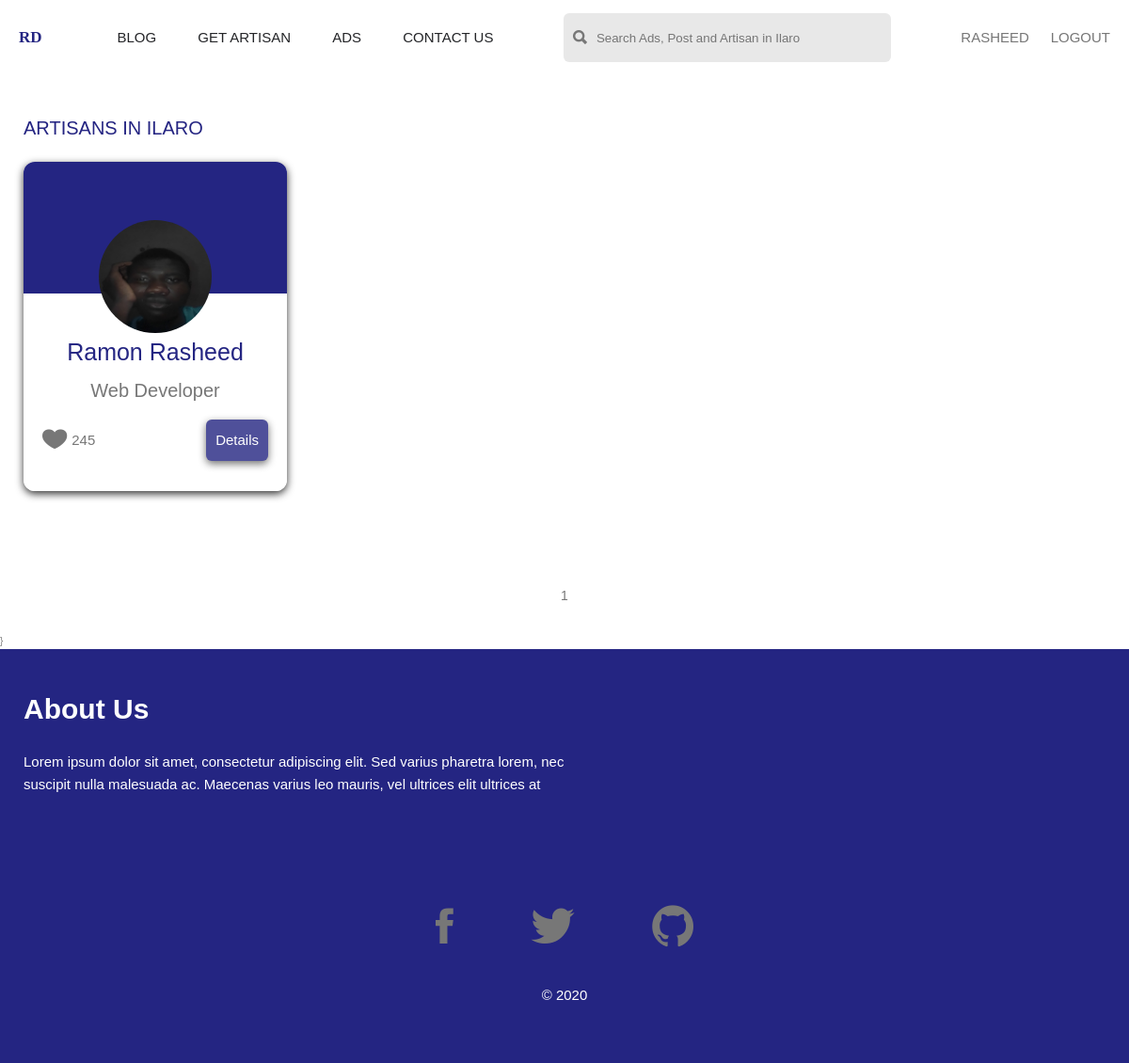
Page /artisans/ (signed in) on the committed database.
### myAuth/models.py (models this page shows, shortened)
class MyUser(AbstractBaseUser):
    id = models.UUIDField(primary_key=True, default=uuid.uuid4, editable=False)
    email = models.EmailField(verbose_name="email", max_length=60, unique=True)
    date_joined = models.DateTimeField(
        verbose_name='date joined', auto_now_add=True)
    last_login = models.DateTimeField(verbose_name='last login', auto_now=True)
    is_admin = models.BooleanField(default=False)
    is_active = models.BooleanField(default=True)
    is_staff = models.BooleanField(default=False)
    is_superuser = models.BooleanField(default=False)
    fullname = models.CharField(max_length=60)
    phone = models.PositiveIntegerField()
    photo = models.ImageField()
    is_artisan = models.BooleanField(default=False)
    USERNAME_FIELD = 'email'
    REQUIRED_FIELDS = ['fullname', 'phone']
    objects = MyUserManager()
    def get_name(self):
        name = self.fullname.split(" ")[1]
        return name

### main/models.py (models this page shows, shortened)
class Artisan(models.Model):
    id = models.UUIDField(primary_key=True, default=uuid.uuid4, editable=False)
    user = models.OneToOneField(MyUser, on_delete=models.CASCADE)
    address = models.CharField(max_length=150)
    about = models.TextField(max_length=1500)
    job = models.CharField(max_length=60)
    rating = models.PositiveIntegerField(default=0, null=True)
    facebook = models.URLField(max_length=50)
    github = models.URLField(max_length=50, null=True)

### main/views.py (the view)
# urls.py: path("artisans/", artisan_view, name="artisan"),
def artisan_view(request):
    if request.user.is_authenticated == True:
        qs = Artisan.objects.exclude(user=request.user)
    else:
        qs = Artisan.objects.all()
    data = []
    for art in qs:
        imgs = GalleryImage.objects.filter(artisan=art.id)
        artisans = {"art": art, "images": imgs}
        data.append(artisans)
        paginator = Paginator(data, 4)
        page = request.GET.get('page')
        allart = paginator.get_page(page)
    context = {
        "data": allart,
    }
    return render(request, 'artisan/allart.html', context)

### razboy/middwares.py (called while the page is built)
def open_access_middleware(get_response):
    def middleware(request):
        response = get_response(request)
        response["Access-Control-Allow-Origin"] = "*"
        response["Access-Control-Allow-Headers"] = "*"
        return response
    return middleware

### templates/artisan/allart.html (shortened to what this page needs)
{% extends 'base.html' %}
{% block r %}r{% endblock r %}
{% block content %}
<div class="artisan-container">
    <h3 class="pages-head">
        Artisans in Ilaro
    </h3>
    <div class="row">
        {% for art in data %}
        <div class="art-card">
            <img src="{{ art.art.user.photo.url }}" alt="Person" class="art-img" />
            <div class="card-body">
                <h3 class="title-art">{{ art.art.user.fullname }}</h3>
                <h4 class="title2">{{ art.art.job }}</h4>
            </div>
            <div class="card-bottom">
                <span>
                    <i class="ion-ios-heart icon-likes"></i>
                    <p class="like-num">245</p>
                </span>
                <a class="btn btn-art" href="{% url 'artisan_details' art.art.id %}">Details</a>
            </div>
        </div>
        {% endfor %}
    </div>
</div>
<div class="pagination">
    {% for num in data.paginator.page_range %}
    {% if data.number == num %}
    <strong class="page">{{ num }}</strong>
    {% elif num > data.number|add:'-3' and num < data.number|add:'3'%}
    <a href="?page={{ num }}" class="page">{{ num }}</a>
    {% endif %}
    {% endfor %}
</div>
{% endblock content %}

### templates/base.html (shortened to what this page needs)
{% load static %}
<!DOCTYPE html>
<html lang="en">
  <head>
    <link rel="stylesheet" href="{% static 'css/ionicons.min.css' %}" />
    <link rel="stylesheet" href="{% static 'css/style.css' %}" />
  </head>
  <body>
    <div class="container{% block r %} Replace This {% endblock r %}">
      <nav class="navigation">
        <div class="logo-box">
          <a class="logo" href="{% url 'home' %}"> RD </a>
        </div>
        <div class="nav-links">
          <a class="links" href="#">Blog</a>
          <a class="links" href="{% url 'artisan' %}">Get Artisan</a>
          <a class="links" href="{% url 'ads' %}">Ads</a>
          <a class="links" href="#contact-section">Contact Us</a>
        </div>
        <form class="search-box">
          <i class="ion-search"></i>
          <input
            type="text"
            placeholder="Search Ads, Post and Artisan in Ilaro"
          />
        </form>
        {% if request.user.is_authenticated %}
          <div class="login-group">
            <a class="" style="font-size: 1.5rem; text-transform: uppercase; margin-right: 2rem;" href="{% url 'login' %}">{{ request.user.get_name }}</a>
            <a class="" style="font-size: 1.5rem; text-transform: uppercase;" href="{% url 'logout' %}">Logout</a>
          </div>
        {% else %}
          <div class="nav-btn-group">
            <a class="nav-btn full" href="{% url 'login' %}">Login</a>
            <a class="nav-btn ghost" href="{% url 'register' %}">Sign Up</a>
          </div>
        {% endif %}
      </nav>
      {% block content %} Replace This {% endblock %}}
      <footer class="footer">
        <div class="footer-box">
          <h2 class="footer-heading">About Us</h2>
          <p class="footer-text">
            Lorem ipsum dolor sit amet, consectetur adipiscing elit. Sed varius
            pharetra lorem, nec suscipit nulla malesuada ac. Maecenas varius leo
            mauris, vel ultrices elit ultrices at
          </p>
        </div>
        <div class="footer-bottom">
          <a class="social" href="#">
            <i class="ion-social-facebook"></i>
          </a>
          <a class="social" href="#">
            <i class="ion-social-twitter"></i>
          </a>
          <a class="social" href="#">
            <i class="ion-social-github"></i>
          </a>
        </div>
        <p class="footer-text copy">
          &copy;
        </p>
      </footer>
    </div>
  </body>
</html>

### static/css/style.css (style rules this page uses)
html { font-size: 62.5%; }
body { font-size: 1rem; font-family: "Gill Sans", sans-serif; color: #777; line-height: 1.6; font-weight: 300; position: relative; }
.navigation { grid-column: 1/-1; display: flex; justify-content: space-between; align-items: center; padding: 0px 20px; height: 8rem; }
.logo-box { width: 3rem; }
.logo { color: #242582; font-size: 1.7rem; font-weight: 700; font-family: cursive; }
.nav-links { width: 40rem; display: flex; justify-content: space-between; }
.links { font-size: 1.5rem; color: #242528; font-weight: 400; text-transform: uppercase; position: relative; }
.links::after { display: block; content: ""; position: absolute; left: 0; bottom: -0.5rem; width: 0%; border-bottom: 2px solid #242528; transition: 0.3s; }
.search-box { width: 30%; background-color: #e8e8e8; display: flex; align-items: center; padding: 1rem; justify-content: space-between; border-radius: 6px; }
.search-box i { font-size: 200%; }
.search-box input { flex: 1; background-color: #e8e8e8; border: none; margin-left: 0.5rem; padding: 0.5rem; }
.btn { background-color: #fff; opacity: 0.8; color: #242582; font-size: 1.5rem; padding: 1rem; font-weight: 400; border-radius: 0.6rem; box-shadow: 0rem 0.3rem 0.8rem rgba(0, 0, 0, 0.7); }
.row { width: 100%; display: flex; flex-wrap: wrap; align-items: center; justify-content: space-between; }
.card-bottom { width: 100%; display: flex; justify-content: space-between; align-items: center; padding: 1rem 2rem; }
.art-card { width: 28rem; height: 35rem; background-image: linear-gradient(to bottom, #242582 40%, #fff 40% 100%); border-radius: 12px; margin-bottom: 3rem; box-shadow: 0rem 0.3rem 0.9rem rgba(0, 0, 0, 0.8); }
.art-img { height: 12rem; width: 12rem; border-radius: 50%; margin: calc(40% - 5rem) auto; margin-bottom: 0rem; display: block; }
.title-art { font-size: 2.5rem; color: #242582; margin-bottom: 0.5rem; font-weight: 500; }
.title2 { font-size: 2rem; color: #777; font-weight: 500; margin-bottom: 0.3rem; }
.card-bottom span { display: flex; align-items: center; width: 5rem; justify-content: space-between; }
.like-num { display: inline-block; margin-left: 0.5rem; font-size: 1.5rem; }
.icon-likes { font-size: 300%; color: #242582; }
.card-body { text-align: center; }
.btn-art { background-color: #242582; color: #fff; }
.footer { background-color: #242582; grid-column: 1/-1; padding: 4rem 2.5rem; color: #fff; }
.footer-box { width: 50%; }
.footer-heading { font-size: 3rem; color: #fff; margin-bottom: 2rem; }
.footer-text { font-size: 1.5rem; color: #fff; margin-bottom: 2rem; font-weight: 500; }
.footer-bottom { width: 60%; margin: 10rem auto; text-align: center; margin-bottom: 2rem; }
.social:not(:first-child) { margin-left: 2rem; }
.social i { font-size: 500%; color: #fff; font-weight: 700; padding: 3rem; }
.copy { text-align: center; }
.pagination { display: flex; justify-content: center; align-items: center; }
.page { padding: 1rem; margin: 2rem; color: #777; font-size: 1.4rem; font-weight: 500; }
.artisan-container { width: 100%; padding: 4rem 2.5rem; }
.pages-head { font-size: 2rem; color: #252582; font-weight: 500; text-transform: uppercase; margin-bottom: 2rem; }

### rows in the picture
MyUser: user.get_name "RASHEED"
Artisan: art.user.photo (picture), art.user.fullname "Ramon Rasheed", art.job "Web Developer"

### other values in the picture
{{ num }} "1"
